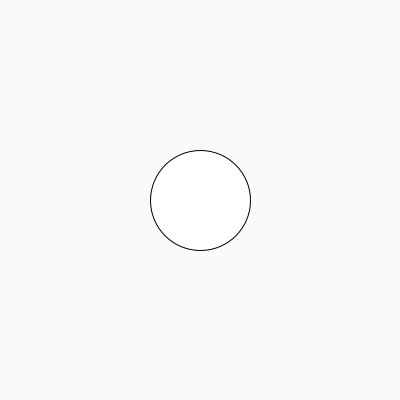
Frame 1 (no input)
Frame 60 (the mouse pressed at the canvas centre just before this capture): identical to frame 1, image omitted
Frame 120 (the mouse held since frame 60 and released just before this capture): identical to frame 1, image omitted

The Processing sketch that drew this single still picture (run headless with seeded random() and noise(); from frame 60 on, the mouse is pressed at the canvas centre):

// Processing sketch: ex3Voids
// ── ex3Voids.pde

float wheel;

void setup()
{
  size(400,400);
  frameRate(60);
}

void mouseWheel(MouseEvent event) {
  wheel += event.getCount();
}

void drawEllipse()
{
  
  ellipse(0,0,100,100);
  
}

void draw()
{
  background(250);
  println(wheel);
  translate(height/2,width/2);
  scale(1+0.1*wheel);
  drawEllipse();
  
}
